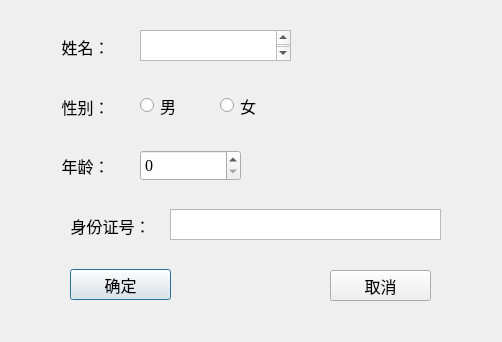
<?xml version="1.0" encoding="UTF-8"?>
<ui version="4.0">
 <class>inputDialog</class>
 <widget class="QDialog" name="inputDialog">
  <property name="geometry">
   <rect>
    <x>0</x>
    <y>0</y>
    <width>502</width>
    <height>342</height>
   </rect>
  </property>
  <property name="windowTitle">
   <string>Dialog</string>
  </property>
  <widget class="QTextEdit" name="textEdit">
   <property name="geometry">
    <rect>
     <x>140</x>
     <y>30</y>
     <width>151</width>
     <height>31</height>
    </rect>
   </property>
   <property name="font">
    <font>
     <family>仿宋</family>
     <pointsize>12</pointsize>
    </font>
   </property>
   <property name="cursor" stdset="0">
    <cursorShape>IBeamCursor</cursorShape>
   </property>
  </widget>
  <widget class="QTextEdit" name="textEdit_2">
   <property name="geometry">
    <rect>
     <x>170</x>
     <y>209</y>
     <width>271</width>
     <height>31</height>
    </rect>
   </property>
   <property name="font">
    <font>
     <family>Times New Roman</family>
     <pointsize>12</pointsize>
    </font>
   </property>
  </widget>
  <widget class="QRadioButton" name="radioButton">
   <property name="geometry">
    <rect>
     <x>140</x>
     <y>90</y>
     <width>81</width>
     <height>31</height>
    </rect>
   </property>
   <property name="font">
    <font>
     <family>仿宋</family>
     <pointsize>12</pointsize>
    </font>
   </property>
   <property name="text">
    <string>男</string>
   </property>
   <attribute name="buttonGroup">
    <string notr="true">buttonGroup</string>
   </attribute>
  </widget>
  <widget class="QRadioButton" name="radioButton_2">
   <property name="geometry">
    <rect>
     <x>220</x>
     <y>90</y>
     <width>81</width>
     <height>31</height>
    </rect>
   </property>
   <property name="font">
    <font>
     <family>仿宋</family>
     <pointsize>12</pointsize>
    </font>
   </property>
   <property name="text">
    <string>女</string>
   </property>
   <attribute name="buttonGroup">
    <string notr="true">buttonGroup</string>
   </attribute>
  </widget>
  <widget class="QPushButton" name="pushButton">
   <property name="geometry">
    <rect>
     <x>70</x>
     <y>269</y>
     <width>101</width>
     <height>31</height>
    </rect>
   </property>
   <property name="font">
    <font>
     <family>仿宋</family>
     <pointsize>12</pointsize>
    </font>
   </property>
   <property name="text">
    <string>确定</string>
   </property>
  </widget>
  <widget class="QPushButton" name="pushButton_2">
   <property name="geometry">
    <rect>
     <x>330</x>
     <y>270</y>
     <width>101</width>
     <height>31</height>
    </rect>
   </property>
   <property name="font">
    <font>
     <family>仿宋</family>
     <pointsize>12</pointsize>
    </font>
   </property>
   <property name="text">
    <string>取消</string>
   </property>
  </widget>
  <widget class="QSpinBox" name="spinBox">
   <property name="geometry">
    <rect>
     <x>140</x>
     <y>150</y>
     <width>101</width>
     <height>31</height>
    </rect>
   </property>
   <property name="font">
    <font>
     <family>Times New Roman</family>
     <pointsize>12</pointsize>
    </font>
   </property>
  </widget>
  <widget class="QLabel" name="label_2">
   <property name="geometry">
    <rect>
     <x>50</x>
     <y>91</y>
     <width>71</width>
     <height>31</height>
    </rect>
   </property>
   <property name="font">
    <font>
     <family>仿宋</family>
     <pointsize>12</pointsize>
    </font>
   </property>
   <property name="text">
    <string>性别：</string>
   </property>
   <property name="alignment">
    <set>Qt::AlignCenter</set>
   </property>
  </widget>
  <widget class="QLabel" name="label_3">
   <property name="geometry">
    <rect>
     <x>50</x>
     <y>210</y>
     <width>121</width>
     <height>31</height>
    </rect>
   </property>
   <property name="font">
    <font>
     <family>仿宋</family>
     <pointsize>12</pointsize>
    </font>
   </property>
   <property name="text">
    <string>身份证号：</string>
   </property>
   <property name="alignment">
    <set>Qt::AlignCenter</set>
   </property>
  </widget>
  <widget class="QLabel" name="label">
   <property name="geometry">
    <rect>
     <x>50</x>
     <y>31</y>
     <width>71</width>
     <height>31</height>
    </rect>
   </property>
   <property name="font">
    <font>
     <family>仿宋</family>
     <pointsize>12</pointsize>
    </font>
   </property>
   <property name="text">
    <string>姓名：</string>
   </property>
   <property name="alignment">
    <set>Qt::AlignCenter</set>
   </property>
  </widget>
  <widget class="QLabel" name="label_4">
   <property name="geometry">
    <rect>
     <x>50</x>
     <y>150</y>
     <width>71</width>
     <height>31</height>
    </rect>
   </property>
   <property name="font">
    <font>
     <family>仿宋</family>
     <pointsize>12</pointsize>
    </font>
   </property>
   <property name="text">
    <string>年龄：</string>
   </property>
   <property name="alignment">
    <set>Qt::AlignCenter</set>
   </property>
  </widget>
 </widget>
 <resources/>
 <connections/>
 <buttongroups>
  <buttongroup name="buttonGroup"/>
 </buttongroups>
</ui>
